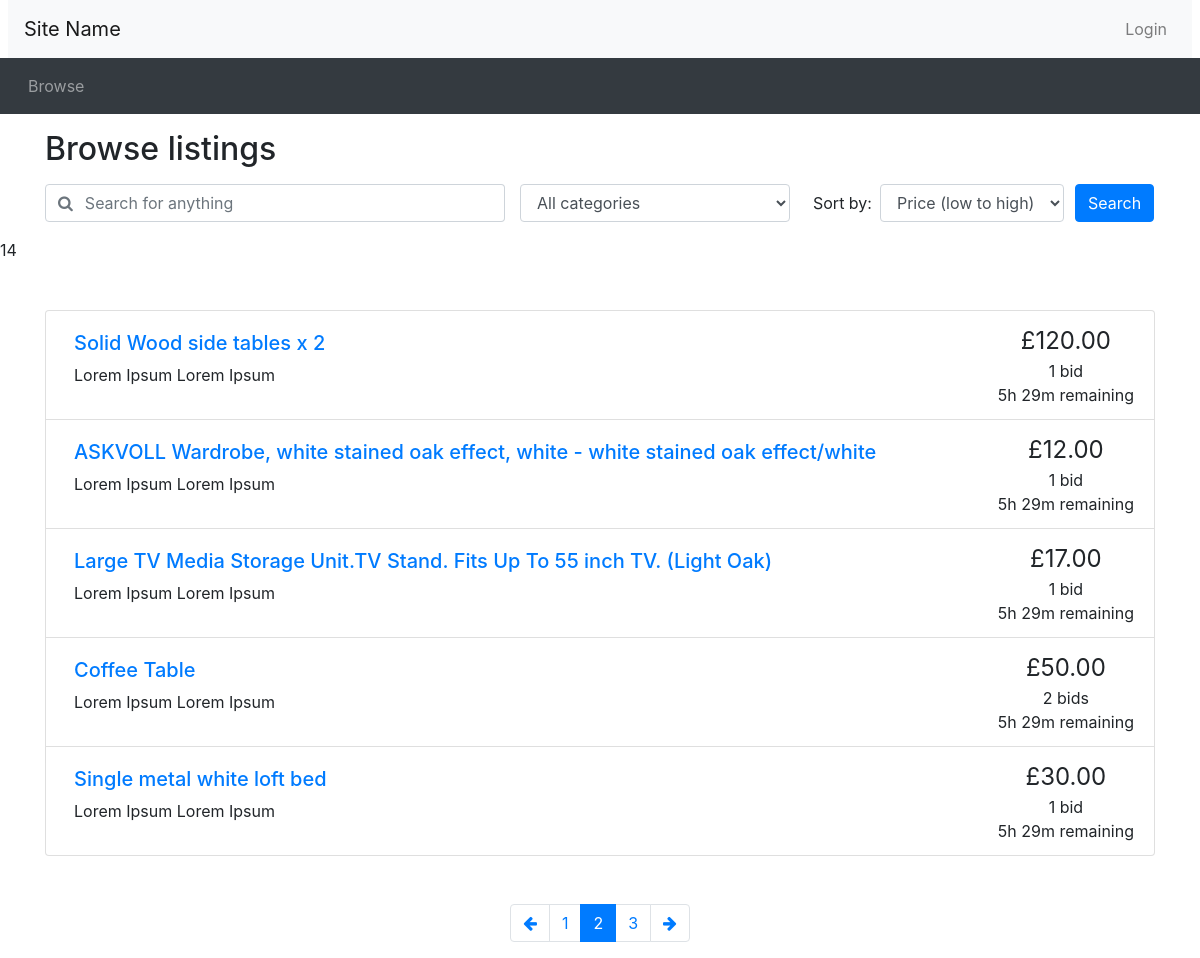
Page /browse.php?page=2 on the committed database.
### tables this page shows
CREATE TABLE IF NOT EXISTS `listings` (
  `listing_id` int(11) NOT NULL AUTO_INCREMENT,
  `seller_id` int(11) DEFAULT NULL,
  `posttime` datetime DEFAULT NULL,
  `endtime` datetime DEFAULT NULL,
  `itemdescription` text,
  `item_title` text,
  `category` text,
  `reserveprice` decimal(10,2) DEFAULT NULL,
  `startprice` decimal(10,2) DEFAULT NULL,
  PRIMARY KEY (`listing_id`),
  KEY `seller_id` (`seller_id`)
);

### utilities.php (the view)
<?php
function display_time_remaining($interval) {
    if ($interval->days == 0 && $interval->h == 0) {
      $time_remaining = $interval->format('%im %Ss');
    }
    else if ($interval->days == 0) {
      $time_remaining = $interval->format('%hh %im');
    }
    else {
      $time_remaining = $interval->format('%ad %hh');
    }
  return $time_remaining;
}
function print_listing_li($item_id, $title, $desc, $price, $num_bids, $end_time)
{
  if (strlen($desc) > 250) {
    $desc_shortened = substr($desc, 0, 250) . '...';
  }
  else {
    $desc_shortened = $desc;
  }
  if ($num_bids == 1) {
    $bid = ' bid';
  }
  else {
    $bid = ' bids';
  }
  $now = new DateTime();
  if ($now > $end_time) {
    $time_remaining = 'This auction has ended';
  }
  else {
    $time_to_end = date_diff($now, $end_time);
    $time_remaining = display_time_remaining($time_to_end) . ' remaining';
  }
  echo('
    <li class="list-group-item d-flex justify-content-between">
    <div class="p-2 mr-5"><h5><a href="listing.php?item_id=' . $item_id . '">' . $title . '</a></h5>' . $desc_shortened . '</div>
    <div class="text-center text-nowrap"><span style="font-size: 1.5em">£' . number_format($price, 2) . '</span><br/>' . $num_bids . $bid . '<br/>' . $time_remaining . '</div>
  </li>'
  );
}
?>

### browse.php (shortened to what this page needs)
<?php include_once("header.php")?>
<?php require("utilities.php")?>
<div class="container">
<h2 class="my-3">Browse listings</h2>
<div id="searchSpecs">
<form method="get" action="browse.php">
  <div class="row">
    <div class="col-md-5 pr-0">
      <div class="form-group">
	    <div class="input-group">
          <div class="input-group-prepend">
            <span class="input-group-text bg-transparent pr-0 text-muted">
              <i class="fa fa-search"></i>
            </span>
          </div>
          <input type="text" class="form-control border-left-0" name="keyword" id="keyword" placeholder="Search for anything">
        </div>
      </div>
    </div>
    <div class="col-md-3 pr-0">
      <div class="form-group">
        <select class="form-control" id="cat" name="cat" >
          <option selected value="all">All categories</option>
        </select>
      </div>
    </div>
    <div class="col-md-3 pr-0">
      <div class="form-inline">
        <label class="mx-2" for="order_by">Sort by:</label>
        <select class="form-control" id="order_by" name="order_by">
          <option selected value="pricelow">Price (low to high)</option>
        </select>
      </div>
    </div>
    <div class="col-md-1 px-0">
      <button type="submit" class="btn btn-primary">Search</button>
    </div>
  </div>
</form>
</div>
</div>
<?php
	$results_per_page = 5;
	if (!isset($_GET['keyword']))
	{
		 $query = "SELECT * FROM listings WHERE item_title IS NOT NULL";
	}
	if (!isset($_GET['cat']))
	{
		 $query .= " AND category IS NOT NULL";
	}
	if (!isset($_GET['order_by']))
	{
		$query .= " ORDER BY endtime LIMIT $results_per_page";
	}
	else
	{
		$query .= " ORDER BY startprice LIMIT $results_per_page";
	}
	include 'opendb.php';
	$tmp = explode(" ",$query);
	$tmp[1] = "COUNT(*)";
	$num_query = implode(" ",$tmp);
	$num_result = mysqli_query($connection, $num_query)
			or die('Error making count query');
	$row = mysqli_fetch_array($num_result);
	$num_results = $row[0];
	echo $num_results;
	$max_page = ceil($num_results / $results_per_page);
	if (!isset($_GET['page']))
		{
		$curr_page = 1;
		}
	else
	{
		if ($_GET['page'] == 1)
		{
			$curr_page = 1;
		}
		else
		{
			$curr_page = $_GET['page'];
			$offset = ($curr_page*$results_per_page)-$results_per_page;
			$query .= " OFFSET $offset";
		}
	}
?>
<div class="container mt-5">
<ul class="list-group">
<?php
	$result = mysqli_query($connection, $query)
		or die('Error making select users query');
	while ($row = mysqli_fetch_array($result))
	{
		$count_bid_query = "SELECT COUNT(*) FROM bids WHERE listing_id = {$row['listing_id']}";
		$count_bid_result = mysqli_query($connection, $count_bid_query)
			or die('Error making top bid query');
		$bid_count = mysqli_fetch_array($count_bid_result);
		if ($bid_count[0] == 0) {
			print_listing_li($row['listing_id'], $row['item_title'], $row['itemdescription'], $row['startprice'], $bid_count[0], date_create($row['endtime']));
		}
		else {
			$top_bid_query = "SELECT MAX(bidprice) FROM bids WHERE listing_id = {$row['listing_id']}";
			$top_bid_result = mysqli_query($connection, $top_bid_query)
				or die('Error making top bid query');
			$top_bid = mysqli_fetch_array($top_bid_result);
			print_listing_li($row['listing_id'], $row['item_title'], $row['itemdescription'], $top_bid[0], $bid_count[0], date_create($row['endtime']));
		}
	}
?>
</ul>
<nav aria-label="Search results pages" class="mt-5">
  <ul class="pagination justify-content-center">
<?php
  $querystring = "";
  $high_page_boost = max(3 - $curr_page, 0);
  $low_page_boost = max(2 - ($max_page - $curr_page), 0);
  $low_page = max(1, $curr_page - 2 - $low_page_boost);
  $high_page = min($max_page, $curr_page + 2 + $high_page_boost);
  if ($curr_page != 1) {
    echo('
    <li class="page-item">
      <a class="page-link" href="browse.php?' . $querystring . 'page=' . ($curr_page - 1) . '" aria-label="Previous">
        <span aria-hidden="true"><i class="fa fa-arrow-left"></i></span>
        <span class="sr-only">Previous</span>
      </a>
    </li>');
  }
  for ($i = $low_page; $i <= $high_page; $i++) {
    if ($i == $curr_page) {
      echo('
    <li class="page-item active">');
    }
    else {
      echo('
    <li class="page-item">');
    }
    echo('
      <a class="page-link" href="browse.php?' . $querystring . 'page=' . $i . '">' . $i . '</a>
    </li>');
  }
  if ($curr_page != $max_page) {
    echo('
    <li class="page-item">
      <a class="page-link" href="browse.php?' . $querystring . 'page=' . ($curr_page + 1) . '" aria-label="Next">
        <span aria-hidden="true"><i class="fa fa-arrow-right"></i></span>
        <span class="sr-only">Next</span>
      </a>
    </li>');
  }
?>
  </ul>
</nav>
</div>
<?php include_once("footer.php")?>

### rows in the picture
listings: item_title "Solid Wood side tables x 2", itemdescription "Lorem Ipsum Lorem Ipsum", price "120.00", num_bids "1", bid "bid"
listings: item_title "ASKVOLL Wardrobe, white stained oak effect, white - white stained oak effect/white", itemdescription "Lorem Ipsum Lorem Ipsum", price "12.00", num_bids "1", bid "bid"
listings: item_title "Large TV Media Storage Unit.TV Stand. Fits Up To 55 inch TV. (Light Oak)", itemdescription "Lorem Ipsum Lorem Ipsum", price "17.00", num_bids "1", bid "bid"
listings: item_title "Coffee Table", itemdescription "Lorem Ipsum Lorem Ipsum", price "50.00", num_bids "2", bid "bids"
listings: item_title "Single metal white loft bed", itemdescription "Lorem Ipsum Lorem Ipsum", price "30.00", num_bids "1", bid "bid"

### other values in the picture
$num_results "14"
